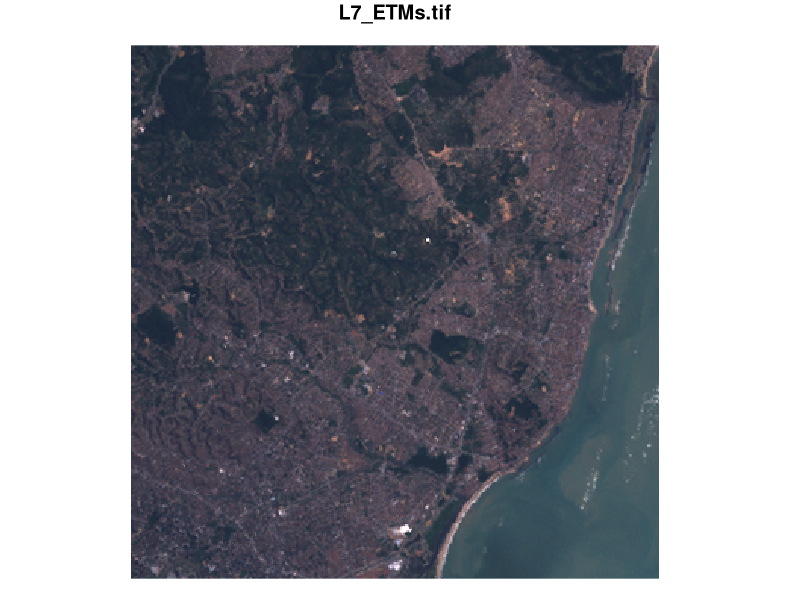
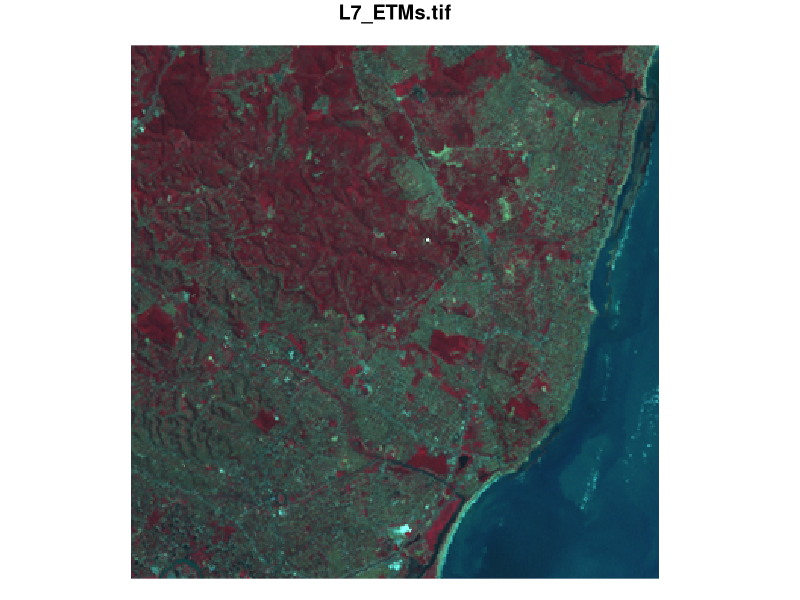
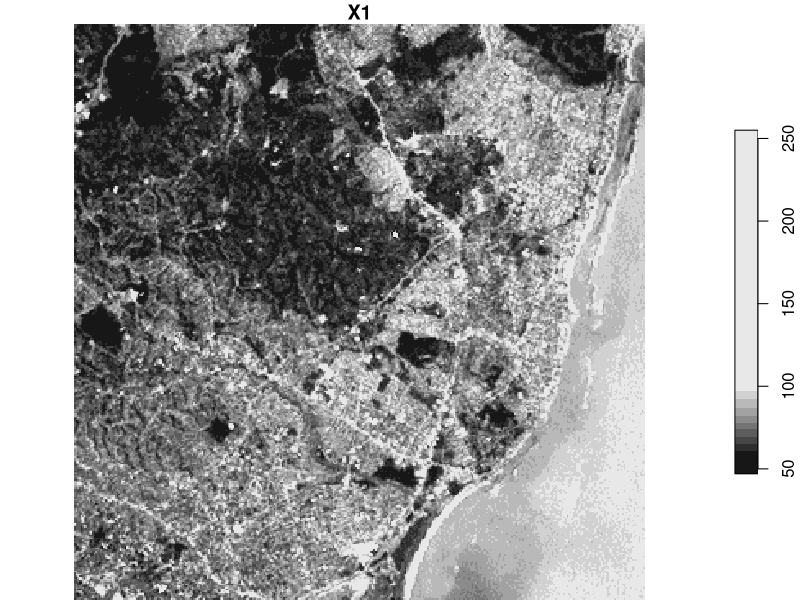

Generate these figures, in order, with R:
#Part A:

#1. start R, install package `sf` if not already present, and load it

library(sf)

#2. load the `nc` sample dataset as done above

nc = read_sf(system.file("gpkg/nc.gpkg", package="sf")) # read as sf-tibble

#3. use `st_intersects` to discover which counties in `nc` intersect with county `Rowan`; experiment with the order of arguments to `st_intersects`

rowan = nc[nc$NAME == "Rowan",]
st_intersects(nc, rowan)
st_intersects(rowan, nc)

#4. try to understand the object returned by `st_intersects`

i = st_intersects(rowan, nc)
class(i)
str(i)

#5. look up which methods are available for objects of class `sgbp` (`methods(class = "sgbp")`), and try some of them

methods(class = "sgbp")
t(i)
as.matrix(i)
as.data.frame(i)
!i

#6. does `Rowan` intersect with itself? 

which(nc$NAME == "Rowan") %in% i[[1]]

#7. Find all counties that touch `Rowan` by using `st_touches`; does `Rowan` touch itself?

i2 = st_touches(rowan, nc)
which(nc$NAME == "Rowan") %in% i2[[1]]

#8. How can we find what `intersects` and `touches` mean, more formally?

# The help page of ?st_intersects points to https://en.wikipedia.org/wiki/DE-9IM

## B:
#1. Start R, install package `stars` (if not already present), and load it

library(stars)

#2. load the Landsat image test set, as above

tif = system.file("tif/L7_ETMs.tif", package = "stars")
x = read_stars(tif)

#3. Create an RGB composite plot using argument `rgb = c(3,2,1)` for RGB, and `rgb = c(4,3,2)` for false color.

plot(x, rgb = c(3, 2, 1))
plot(x, rgb = c(4, 3, 2))

#4. Use `x6 = split(x, "band")` to create a 2-dimensional raster with 6 attributes

(x6 = split(x, "band"))

#5. Plot `x6`. What has changed?

plot(x6)
# only a single band is plotted!

#6. Compute the mean of all six bands by adding all six attributes and dividing by 6, and assigning the resulting matrix as a new attribute in `x6`

x6$mean = (x6[[1]] + x6[[2]] + x6[[3]] + x6[[4]] + x6[[5]] + x6[[6]])/6

#7. As an alternative, compute the mean of all six bands by applying function `mean` over the `x` and `y` dimensions (essentially reducing "band"), by using `st_apply`; compare the results of the two approaches

xm = st_apply(x, c("x", "y"), mean)
all.equal(xm[[1]], x6$mean)
